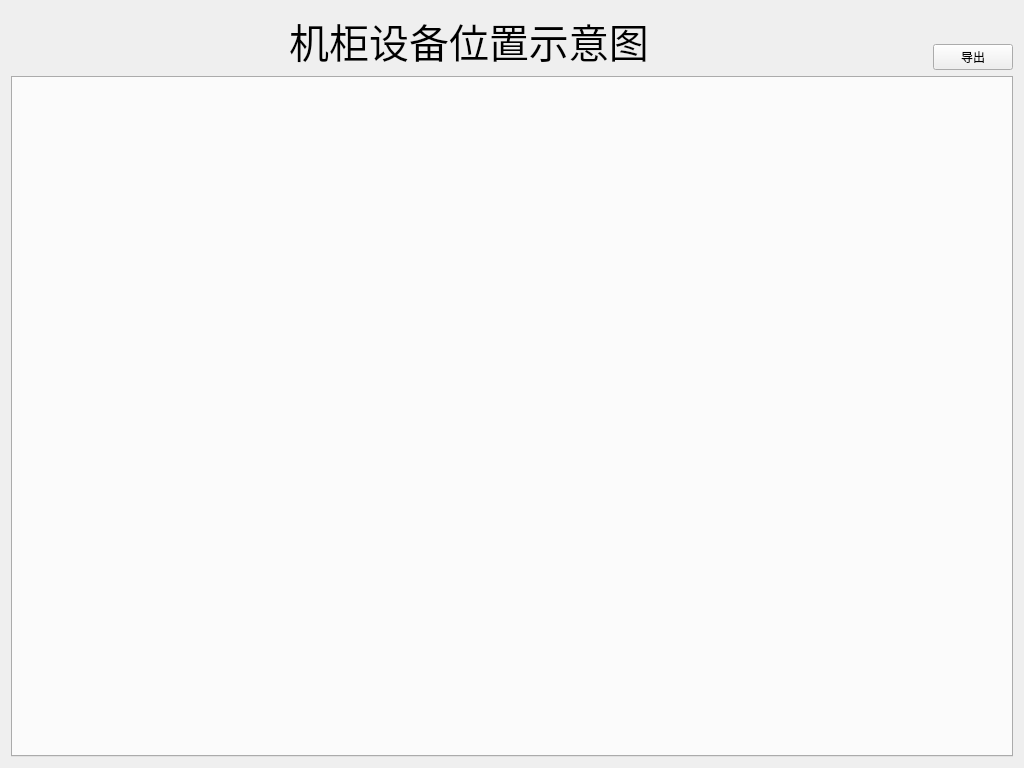
<?xml version="1.0" encoding="UTF-8"?>
<ui version="4.0">
 <class>top</class>
 <widget class="QWidget" name="top">
  <property name="geometry">
   <rect>
    <x>0</x>
    <y>0</y>
    <width>1024</width>
    <height>768</height>
   </rect>
  </property>
  <property name="windowTitle">
   <string>设备位置示意图</string>
  </property>
  <layout class="QHBoxLayout" name="horizontalLayout">
   <item>
    <layout class="QGridLayout" name="gridLayout" rowstretch="0,0,1">
     <item row="1" column="2">
      <spacer name="horizontalSpacer">
       <property name="orientation">
        <enum>Qt::Horizontal</enum>
       </property>
       <property name="sizeHint" stdset="0">
        <size>
         <width>40</width>
         <height>20</height>
        </size>
       </property>
      </spacer>
     </item>
     <item row="0" column="1" rowspan="2">
      <widget class="QLabel" name="label">
       <property name="font">
        <font>
         <pointsize>30</pointsize>
        </font>
       </property>
       <property name="text">
        <string>机柜设备位置示意图</string>
       </property>
       <property name="alignment">
        <set>Qt::AlignCenter</set>
       </property>
      </widget>
     </item>
     <item row="1" column="3">
      <widget class="QPushButton" name="bt_exp">
       <property name="text">
        <string>导出</string>
       </property>
      </widget>
     </item>
     <item row="0" column="3">
      <spacer name="verticalSpacer">
       <property name="orientation">
        <enum>Qt::Vertical</enum>
       </property>
       <property name="sizeHint" stdset="0">
        <size>
         <width>20</width>
         <height>18</height>
        </size>
       </property>
      </spacer>
     </item>
     <item row="0" column="0">
      <spacer name="horizontalSpacer_2">
       <property name="orientation">
        <enum>Qt::Horizontal</enum>
       </property>
       <property name="sizeHint" stdset="0">
        <size>
         <width>40</width>
         <height>20</height>
        </size>
       </property>
      </spacer>
     </item>
     <item row="2" column="0" colspan="4">
      <widget class="QTabWidget" name="tabWidget">
       <property name="tabPosition">
        <enum>QTabWidget::South</enum>
       </property>
       <property name="tabShape">
        <enum>QTabWidget::Triangular</enum>
       </property>
       <property name="elideMode">
        <enum>Qt::ElideNone</enum>
       </property>
      </widget>
     </item>
    </layout>
   </item>
  </layout>
 </widget>
 <resources/>
 <connections/>
</ui>
